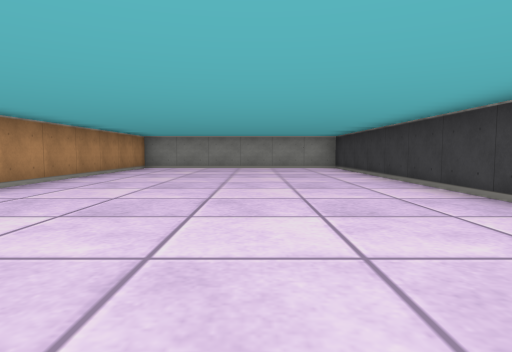
view 1 (above)

12 first-person views from a walk through a cub3D maze. The camera is about half as high as the walls, tilts 4° down and sees 75° across. The floor is counted in squares. Each view is taken from the middle of a square. On the plan, view 1 faces up. The plan holds only what a view shows up to about 9 squares ahead; the rest is blank.

view 2
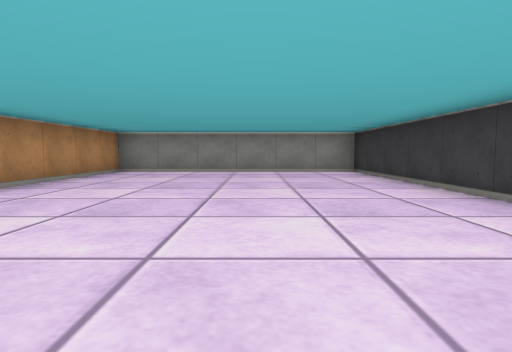

view 3
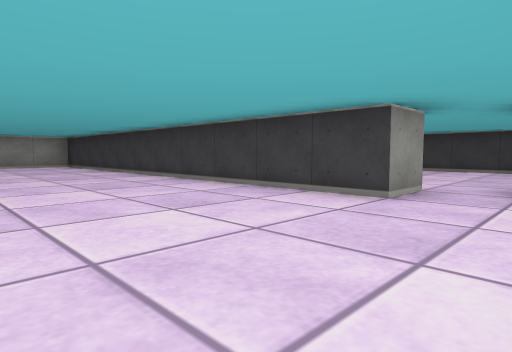

view 4
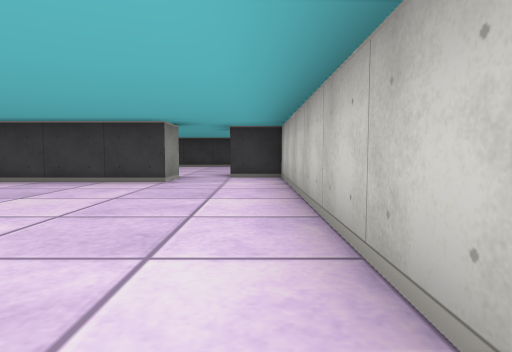

view 5
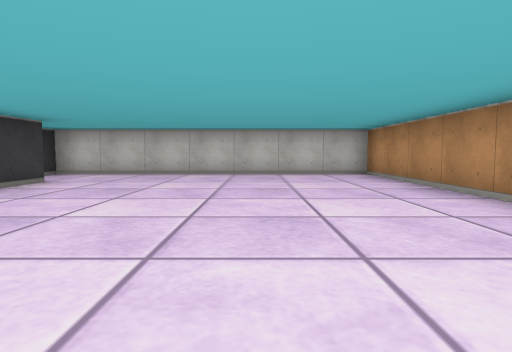

view 6
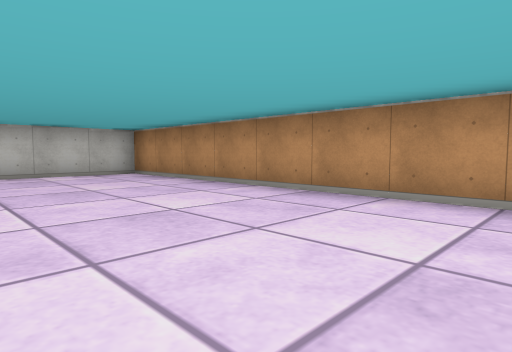

view 7
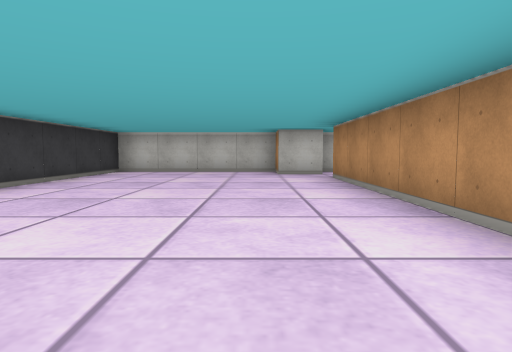

view 8
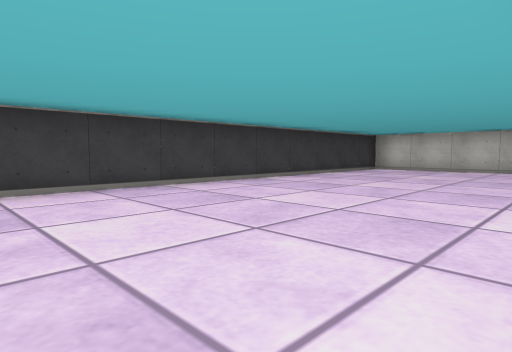

view 9
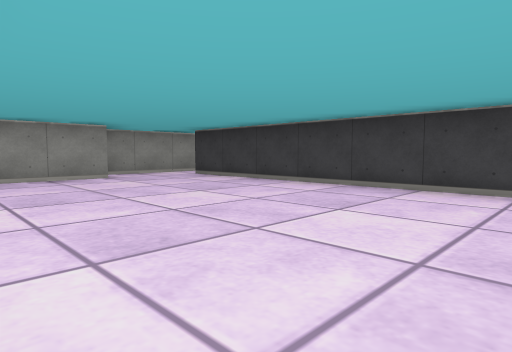

view 10
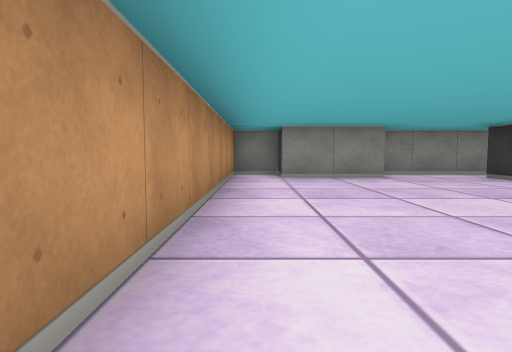

view 11
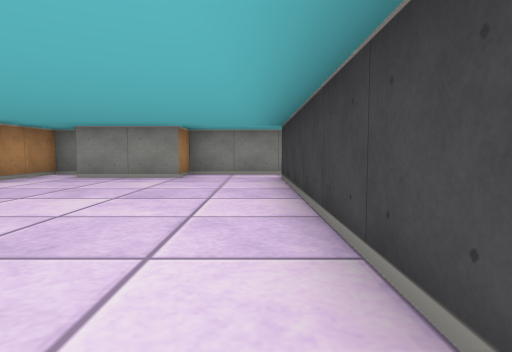

view 12
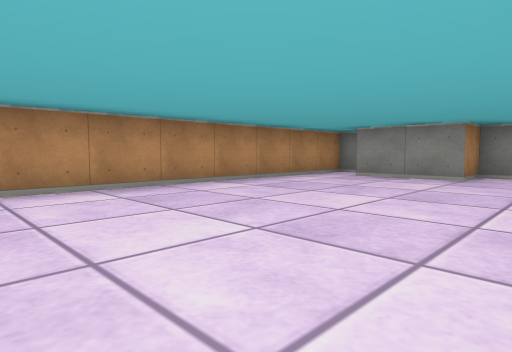

### Floor plan
Points are (right, up) in squares from view 1. A wall is a line through its corners. A room is listed if a view was taken in it or the views show most of it. See-through windows are left out.
Room 1 (views 1, 2, 3, 4, 5, 6)
walls: (3.5, -0.5) (2.5, -0.5) (2.5, 10.5) (-3.5, 10.5) (-3.5, -2.5) (3.5, -2.5) (3.5, -1.5)
ways out: opening at (3, -1) to room 2
Room 2 (views 7, 8, 9, 10, 11, 12)
walls: (3.5, -1.5) (4.5, -1.5) (4.5, -2.5) (8.5, -2.5) (8.5, 9.5); (9.2, 10.5) (6.5, 10.5) (6.5, 9.5) (4.5, 9.5) (4.5, 10.5) (3.5, 10.5) (3.5, -0.5)
ways out: opening at (3, -1) to room 1; opening at (9, 10)

Where each view was taken, in squares from view 1:
view 1: 0 up, 0 right, facing up
view 2: 2 up, 0 right, facing up
view 3: 2 down, 1 left, facing up-right
view 4: 2 down, 3 left, facing right
view 5: 5 up, 1 left, facing down
view 6: 5 up, 0 right, facing down-left
view 7: 6 up, 5 right, facing down
view 8: 7 up, 4 right, facing down-right
view 9: 3 up, 4 right, facing up-right
view 10: 3 up, 4 right, facing up
view 11: 3 up, 8 right, facing up
view 12: 3 up, 8 right, facing up-left
